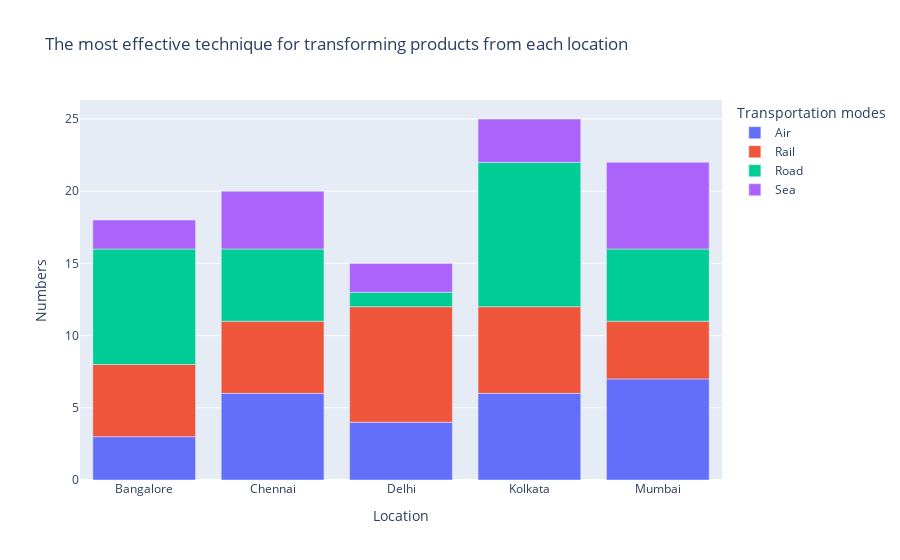

Source (notebook cell):
### Code cell
#The most effective technique for transforming products from each location
data = df.groupby(['Location', 'Transportation modes'])['Transportation modes'].count().reset_index(name='Numbers')

fig = px.bar(data, x="Location", y="Numbers", color="Transportation modes", 
             title="The most effective technique for transforming products from each location")
fig.show()

### Figure 1 — Plotly figure (JSON) as saved in the notebook; plotly's stock layout.template omitted (floating-point values rounded to 4 significant figures)
{"data": [{"alignmentgroup": "True", "hovertemplate": "Transportation modes=Air<br>Location=%{x}<br>Numbers=%{y}<extra></extra>", "legendgroup": "Air", "marker": {"color": "#636efa", "pattern": {"shape": ""}}, "name": "Air", "offsetgroup": "Air", "orientation": "v", "showlegend": true, "textposition": "auto", "type": "bar", "x": ["Bangalore", "Chennai", "Delhi", "Kolkata", "Mumbai"], "xaxis": "x", "y": [3, 6, 4, 6, 7], "yaxis": "y"}, {"alignmentgroup": "True", "hovertemplate": "Transportation modes=Rail<br>Location=%{x}<br>Numbers=%{y}<extra></extra>", "legendgroup": "Rail", "marker": {"color": "#EF553B", "pattern": {"shape": ""}}, "name": "Rail", "offsetgroup": "Rail", "orientation": "v", "showlegend": true, "textposition": "auto", "type": "bar", "x": ["Bangalore", "Chennai", "Delhi", "Kolkata", "Mumbai"], "xaxis": "x", "y": [5, 5, 8, 6, 4], "yaxis": "y"}, {"alignmentgroup": "True", "hovertemplate": "Transportation modes=Road<br>Location=%{x}<br>Numbers=%{y}<extra></extra>", "legendgroup": "Road", "marker": {"color": "#00cc96", "pattern": {"shape": ""}}, "name": "Road", "offsetgroup": "Road", "orientation": "v", "showlegend": true, "textposition": "auto", "type": "bar", "x": ["Bangalore", "Chennai", "Delhi", "Kolkata", "Mumbai"], "xaxis": "x", "y": [8, 5, 1, 10, 5], "yaxis": "y"}, {"alignmentgroup": "True", "hovertemplate": "Transportation modes=Sea<br>Location=%{x}<br>Numbers=%{y}<extra></extra>", "legendgroup": "Sea", "marker": {"color": "#ab63fa", "pattern": {"shape": ""}}, "name": "Sea", "offsetgroup": "Sea", "orientation": "v", "showlegend": true, "textposition": "auto", "type": "bar", "x": ["Bangalore", "Chennai", "Delhi", "Kolkata", "Mumbai"], "xaxis": "x", "y": [2, 4, 2, 3, 6], "yaxis": "y"}], "layout": {"barmode": "relative", "legend": {"title": {"text": "Transportation modes"}, "tracegroupgap": 0}, "title": {"text": "The most effective technique for transforming products from each location"}, "xaxis": {"anchor": "y", "domain": [0, 1], "title": {"text": "Location"}}, "yaxis": {"anchor": "x", "domain": [0, 1], "title": {"text": "Numbers"}}}}
